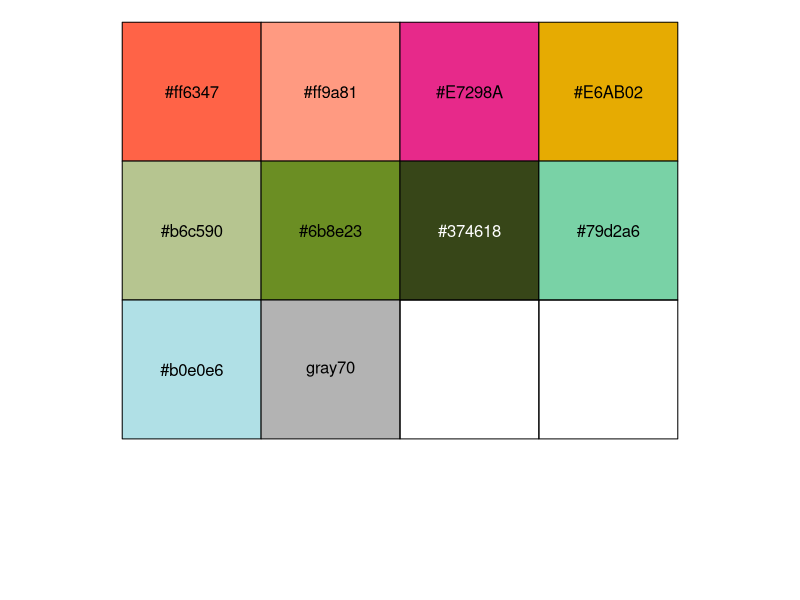
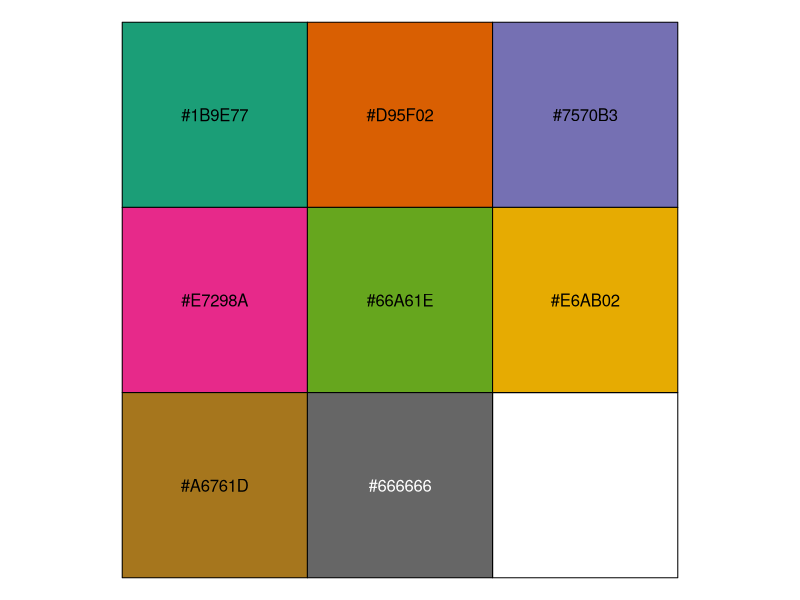
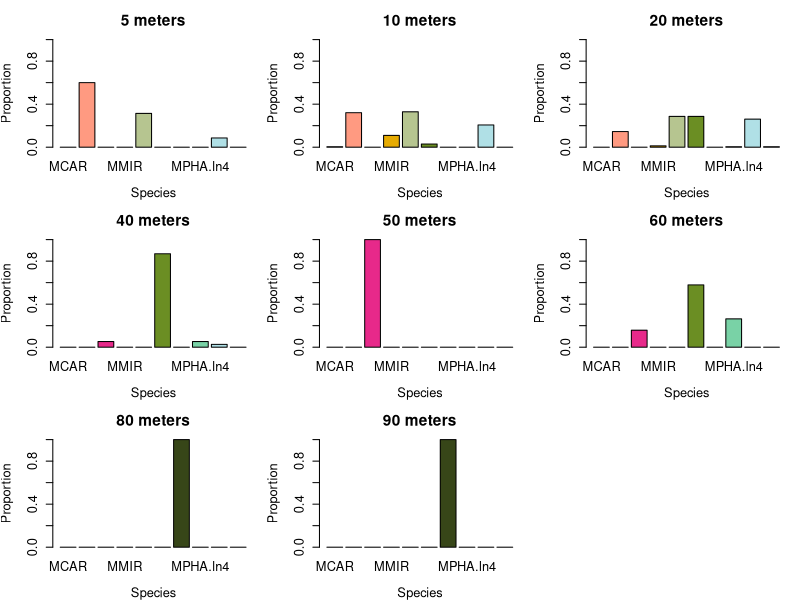
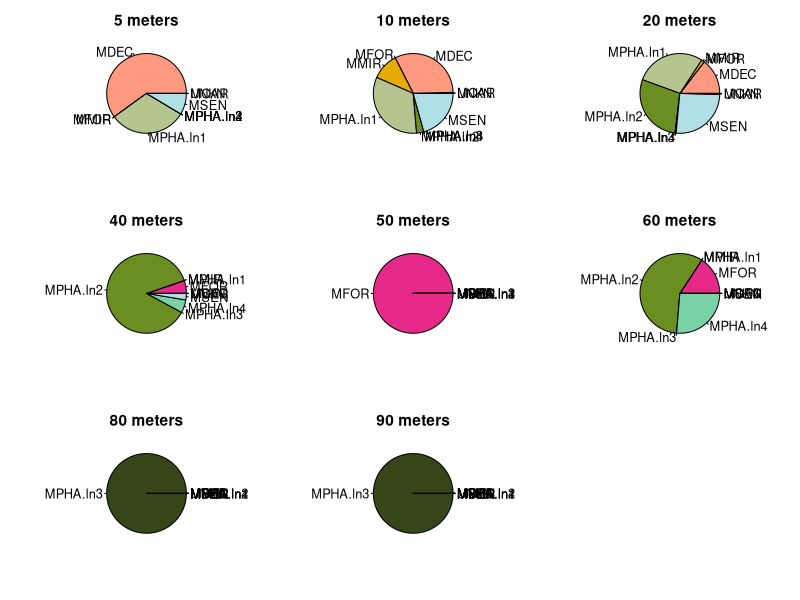
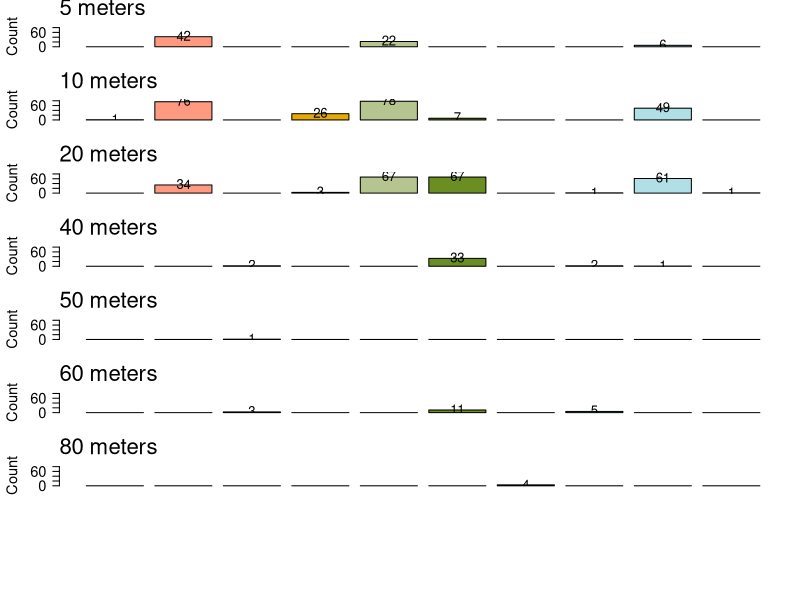

R code for these plots, in order: (Note: this script raises an error after producing the figures.)
library(here)
library(stringr)
library(scales)
library(RColorBrewer)

ids <- read.csv(here("WGS/angsd_results/bam_lists/ids_recoded606_Oct2024.csv"), header = TRUE) # 606 Madracis, no clones

metadata <- as.data.frame(str_split_fixed(ids$new_ID, '_', 6))
colnames(metadata) <- c('species', 'site', 'depth', 'collector', 'ID', 'extract')
metadata $id_original <- paste(metadata[,4], metadata[,5], sep = "_")
metadata$depth <- as.numeric(metadata[,3]) # Must be numeric or the subsetting gets very weird
metadata$sample_full <- ids$new_ID

# Get cluster assignments for coloring the points
data_cluster <- read.csv(here("madracis_master_merged_Oct2024.csv"), header = TRUE)

metadata$species_mpha <- data_cluster[match(metadata$id_original, data_cluster$ID), 7]

# Replace NAs with matching in species column
species_indices <- which(is.na(metadata$species_mpha) == TRUE) # indicies that have NAs
metadata$species_mpha[is.na(metadata$species_mpha)] <- metadata$species[species_indices] # replace the NAs with species in associated index

# Split out MPHA by depth to assign MPHA.ln3
metadata$species_mpha[which(metadata$species == 'MPHA' & metadata$depth >60)] <- "MPHA.ln3" # MPHA at depths >60

# Deal with the Pim MPHAs, which are mostly MSEN-like MPHAs
metadata[which(metadata$id_original == 'PB_4583'),9] <- 'MPHA.ln2'
metadata[which(metadata$id_original == 'PB_4578'),9] <- 'MPHA.ln4'
metadata[which(metadata$id_original == 'PB_4577'),9] <- 'MPHA.ln4'
metadata[which(metadata$id_original == 'PB_4576'),9] <- 'MPHA.ln4'
metadata[which(metadata$id_original == 'PB_4579'),9] <- 'MPHA.ln4'

metadata$species_mpha <- factor(metadata$species_mpha, levels = c('MCAR','MDEC', 'MFOR', 'MMIR', 'MPHA.ln1', 'MPHA.ln2', 'MPHA.ln3', 'MPHA.ln4', 'MSEN', 'UNKN')) #reorder the species factors

#### Set color scheme ####
colors_mpha <- c("#ff6347", "#ff9a81", "#E7298A", "#E6AB02", "#b6c590", "#6b8e23", "#374618", "#79d2a6", "#b0e0e6", "gray70") # new colors, "#2664d8"
show_col(colors_mpha)

colors_depth <- brewer.pal(8, 'Dark2')
show_col(colors_depth)

#### Start figuring out counts/percentages for species for a given depth ####
# What percent of species occur at a given depth
speciesbydepth <- as.data.frame.matrix(table(metadata$species_mpha, metadata$depth)) # table of species vs depths
count_by_depth <- as.vector(colSums(speciesbydepth)) # number of corals at each depth

speciesbydepth_percents <- data.frame(matrix(NA, nrow = 10, ncol = 8))
colnames(speciesbydepth_percents) <- colnames(speciesbydepth)
rownames(speciesbydepth_percents) <- rownames(speciesbydepth)

for (i in 1:ncol(speciesbydepth)) {
  speciesbydepth_percents[,i] <- speciesbydepth[,i]/count_by_depth[i]
}

#### Plot ####
# Barchart by proportion
png(file="~/Documents/CalAcademy_postdoc/Analyses/madracis_reefscape/WGS/angsd_results/madracis606/species_prop_by_depth_bar.png", width=11, height=8.5, res=300, units="in")

par(
  mar=c(4, 4, 3, 1), # panel margin size in "line number" units
  mgp=c(3, 1, 0), # default is c(3,1,0); line number for axis label, tick label, axis
  tcl=-0.5, # size of tick marks as distance INTO figure (negative means pointing outward)
  cex=1, # character expansion factor; keep as 1; if you have a many-panel figure, they start changing the default!
  ps=14, # point size, which is the font size
  bty = 'n',
  mfrow = c(3,3))

  for (j in 1:ncol(speciesbydepth_percents)) {
    barplot(height=as.matrix(t(speciesbydepth_percents))[j,], names=rownames(speciesbydepth_percents), col = colors_mpha, xlab = 'Species', ylab = 'Proportion', main = paste(colnames(speciesbydepth_percents)[j], 'meters', sep = ' '), ylim = c(0,1))
  }

dev.off()

# Pie chart
png(file="~/Documents/CalAcademy_postdoc/Analyses/madracis_reefscape/WGS/angsd_results/madracis606/species_prop_by_depth_pie.png", width=9, height=7, res=300, units="in")

par(
  mar=c(4, 3, 3, 1), # panel margin size in "line number" units
  mgp=c(3, 1, 0), # default is c(3,1,0); line number for axis label, tick label, axis
  tcl=-0.5, # size of tick marks as distance INTO figure (negative means pointing outward)
  cex=1, # character expansion factor; keep as 1; if you have a many-panel figure, they start changing the default!
  ps=14, # point size, which is the font size
  bty = 'n',
  mfrow = c(3,3))

for (j in 1:ncol(speciesbydepth_percents)) {
  pie(speciesbydepth_percents[,j], labels = rownames(speciesbydepth_percents), col = colors_mpha, main = paste(colnames(speciesbydepth_percents)[j], 'meters', sep = ' '))
}

dev.off()

# Barchart by absolute count
png(file="~/Documents/CalAcademy_postdoc/Analyses/madracis_reefscape/WGS/angsd_results/madracis606/species_count_by_depth_bar.png", width=4, height=18, res=300, units="in")

par(
  #mar=c(3, 4, 2, 1), # panel margin size in "line number" units
  mgp=c(3, 1, 0), # default is c(3,1,0); line number for axis label, tick label, axis
  tcl=-0.5, # size of tick marks as distance INTO figure (negative means pointing outward)
  cex=1, # character expansion factor; keep as 1; if you have a many-panel figure, they start changing the default!
  ps=16, # point size, which is the font size
  bty = 'n',
  mfrow = c(8,1))

# Define a layout with equal panel heights but adjust space for the last plot
layout_matrix <- matrix(1:ncol(speciesbydepth), ncol = 1)
layout(layout_matrix, heights = c(rep(1, ncol(speciesbydepth) - 1), 1.2)) # Larger height for the last plot

for (j in 1:ncol(speciesbydepth)) {
  
  # Adjust margins for the last plot
  if (j == ncol(speciesbydepth)) {
    par(mar = c(7, 4.5, 2, 1)) # Increased bottom margin
  } else {
    par(mar = c(2, 4.5, 2, 1)) # Default margin for other plots
  }
  
  # Extract data for current depth
  counts <- as.matrix(t(speciesbydepth))[j,]
  
  # Create barplot and store midpoints
  bar_mids <- barplot(height = counts,
                      names = rownames(speciesbydepth),
                      col = colors_mpha,
                      xlab = '', ylab = 'Count',
                      ylim = c(0, 85), xaxt = 'n', las = 2)
  
  # Add depth label
  mtext(paste(colnames(speciesbydepth)[j], 'meters', sep = ' '), side = 3, adj = 0, line = 0.65)
  
  # Add sample size labels above bars (only if > 0)
  text(x = bar_mids[counts > 0],
       y = counts[counts > 0] + 4,  # Offset above the bar
       labels = counts[counts > 0],
       cex = 0.9)
}

# Add x-axis labels and axis title for the combined plot
text(x = c(0.7, 1.9, 3.1, 4.3, 5.5, 6.7, 7.9, 9.1, 10.3, 11.5),
     y = par("usr")[3] - 10,
     labels = c("MCAR", "MDEC", "MFOR", "MMIR","MPHA.ln1","MPHA.ln2", "MPHA.ln3", "MPHA.ln4","MSEN", "UNKN"),
     xpd = NA, srt = 35, adj = 0.965)

mtext('Genetic lineage', side = 1, line = 5.75)

dev.off()

#### Figure out counts/percentages for depths for a given species
# For a species, what is the depths at which they occur?
count_by_species <- as.vector(rowSums(speciesbydepth)) # number of corals of each species

depthbyspecies <- data.frame(matrix(NA, nrow = 10, ncol = 8))
colnames(depthbyspecies) <- colnames(speciesbydepth)
rownames(depthbyspecies) <- rownames(speciesbydepth)

for (i in 1:nrow(speciesbydepth)) {
  depthbyspecies[i,] <- speciesbydepth[i,]/count_by_species[i]
}

#### Plot ####
# Barplot
png(file="~/Documents/CalAcademy_postdoc/Analyses/madracis_reefscape/WGS/angsd_results/madracis606/depth_prop_by_species_bar.png", width=12, height=16, res=300, units="in")

par(
  mar=c(4, 5, 3, 1), # panel margin size in "line number" units
  mgp=c(3, 1, 0), # default is c(3,1,0); line number for axis label, tick label, axis
  tcl=-0.5, # size of tick marks as distance INTO figure (negative means pointing outward)
  cex=1, # character expansion factor; keep as 1; if you have a many-panel figure, they start changing the default!
  ps=17, # point size, which is the font size
  bty = 'n',
  mfrow = c(5,2))

for (j in 1:nrow(depthbyspecies)) {
  barplot(height=as.matrix(depthbyspecies[j,]), names=colnames(depthbyspecies), xlab = 'Depth', ylab = 'Proportion', main = paste(rownames(depthbyspecies)[j], ' (n = ', rowSums(speciesbydepth)[j], ')', sep = ''), col = colors_mpha[j], ylim = c(0,1), las = 1, cex.main = 1.5)
}

dev.off()

# Pie chart
png(file="~/Documents/CalAcademy_postdoc/Analyses/madracis_reefscape/WGS/angsd_results/madracis606/depth_prop_by_species_pie.png", width=9, height=7, res=300, units="in")

par(
  mar=c(2, 1, 2, 1), # panel margin size in "line number" units
  mgp=c(3, 1, 0), # default is c(3,1,0); line number for axis label, tick label, axis
  tcl=-0.5, # size of tick marks as distance INTO figure (negative means pointing outward)
  cex=1, # character expansion factor; keep as 1; if you have a many-panel figure, they start changing the default!
  ps=14, # point size, which is the font size
  bty = 'n',
  mfrow = c(4,3))

for (j in 1:nrow(depthbyspecies)) {
  pie(as.numeric(depthbyspecies[j,]), labels = colnames(depthbyspecies), col = colors_depth, main = paste(rownames(depthbyspecies)[j], sep = ''))
}

dev.off()
